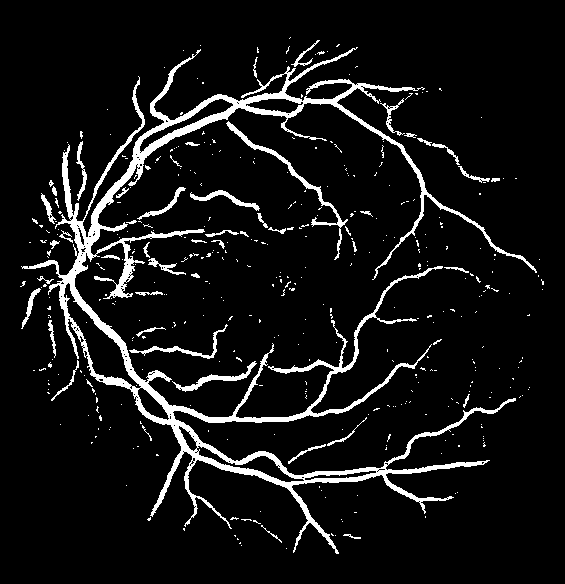
#> input picture test/1.png, 565 x 584 px, given as the content of the folder D:/Data sets/DRIVE/test/images, which was not available
$ jupyter execute --allow-errors 'Classifier on The Test Image.ipynb'   (older library calls are emulated)   (text cells are left out)
#> lines starting #> are read from the running program, lines starting #| are printed output that depends on the picture; after the words box and inside, x2 and y2 are one past the last pixel; in counts of white or black regions, pixels touching at a corner belong together; pictures that were not available may be replaced by others from this repository, and a replacement may not be noted
#> further down, img is the input picture: shape (584, 565, 3); 7.8% white; 411 white regions (363 under 20 px), largest, box (x1, y1, x2, y2) and area: (21, 47, 537, 554) 19423, (226, 121, 348, 260) 856, (172, 361, 257, 392) 430
#> `tdf,img2 = originalImg(img,tdf)`: tdf = table of 329960 rows and 1 columns
[cell 1]
import numpy as np
import cv2
import pandas as pd

[cell 2]
from matplotlib import pyplot as plt
import os

[cell 3]
from skimage.filters import roberts, sobel, scharr, prewitt
from scipy import ndimage as nd

[cell 4]
import gif2numpy

[cell 5]
import pickle

[cell 6]
def originalImg(img,df):
    img2 = img.reshape(-1)
    df['Original_Image'] = img2
    return df,img2

[cell 7]
def gaborFilter(img2,df):
    #Generate Gabor features
    num = 1  #To count numbers up in order to give Gabor features a lable in the data frame
    kernels = []
    for theta in range(2):   #Define number of thetas
        theta = theta / 4. * np.pi
        for sigma in (1, 3):  #Sigma with 1 and 3
            for lamda in np.arange(0, np.pi, np.pi / 4):   #Range of wavelengths
                for gamma in (0.05, 0.5):   #Gamma values of 0.05 and 0.5


                    gabor_label = 'Gabor' + str(num)  #Label Gabor columns as Gabor1, Gabor2, etc.
                    # print(gabor_label)
                    ksize=5
                    kernel = cv2.getGaborKernel((ksize, ksize), sigma, theta, lamda, gamma, 0, ktype=cv2.CV_32F)
                    kernels.append(kernel)
                    #Now filter the image and add values to a new column
                    fimg = cv2.filter2D(img2, cv2.CV_8UC3, kernel)
                    filtered_img = fimg.reshape(-1)
                    df[gabor_label] = filtered_img  #Labels columns as Gabor1, Gabor2, etc.
                    #print(gabor_label, ': theta=', theta, ': sigma=', sigma, ': lamda=', lamda, ': gamma=', gamma)
                    num += 1  #Increment for gabor column label
    return df

[cell 8]
def cannyEdge(df,img):
    #CANNY EDGE
    edges = cv2.Canny(img, 100,200)   #Image, min and max values
    edges1 = edges.reshape(-1)
    df['Canny_Edge'] = edges1 #Add column to original dataframe
    return df

[cell 9]
def the4edgeDetectors(df,img):
    edge_roberts = roberts(img)
    edge_roberts1 = edge_roberts.reshape(-1)
    df['Roberts'] = edge_roberts1

    #SOBEL
    edge_sobel = sobel(img)
    edge_sobel1 = edge_sobel.reshape(-1)
    df['Sobel'] = edge_sobel1

    #SCHARR
    edge_scharr = scharr(img)
    edge_scharr1 = edge_scharr.reshape(-1)
    df['Scharr'] = edge_scharr1

    #PREWITT
    edge_prewitt = prewitt(img)
    edge_prewitt1 = edge_prewitt.reshape(-1)
    df['Prewitt'] = edge_prewitt1

    return df

[cell 10]
def gmv(df,img):
    #GAUSSIAN with sigma=3

    gaussian_img = nd.gaussian_filter(img, sigma=3)
    gaussian_img1 = gaussian_img.reshape(-1)
    df['Gaussian s3'] = gaussian_img1

    #GAUSSIAN with sigma=7
    gaussian_img2 = nd.gaussian_filter(img, sigma=7)
    gaussian_img3 = gaussian_img2.reshape(-1)
    df['Gaussian s7'] = gaussian_img3

    #MEDIAN with sigma=3
    median_img = nd.median_filter(img, size=3)
    median_img1 = median_img.reshape(-1)
    df['Median s3'] = median_img1

    #VARIANCE with size=3
    variance_img = nd.generic_filter(img, np.var, size=3)
    variance_img1 = variance_img.reshape(-1)
    df['Variance s3'] = variance_img1  #Add column to original dataframe
    return df

[cell 11]
def gtImageDis(gt_path):
    frames, exts, image_specs = gif2numpy.convert(gt_path)
    frames = np.array(frames)
    labeled_img = frames.reshape(584, 565,3)
    labeled_img_dis = cv2.cvtColor(labeled_img, cv2.COLOR_BGR2GRAY)

    thresh = 0

    binary =  labeled_img_dis > thresh

    return binary

[cell 12]
filename = "xgboostTop15"
#> (the rest of this cell did not finish here and is left out)

[cell 13]
# Next time change th path format
test_path = "D:\\Data sets\\DRIVE\\test"
test_ids = next(os.walk(test_path + "\\images"))[2]

[cell 14]
test_ids

[cell 15]
from tqdm import tqdm

#> (a cell that did not finish here is left out)

#> after the loop in gaborFilter, `for theta in range(2):`: kernels = 32 items; num = 33
#> `tdf = gaborFilter(img2,tdf)`: tdf = table of 329960 rows and 34 columns

    tdf = cannyEdge(tdf,img)
#> in cannyEdge, `edges = cv2.Canny(img, 100,200)`:
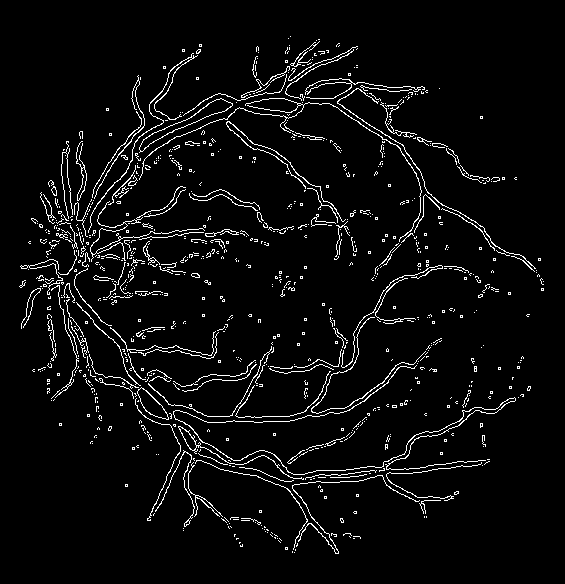
#> edges: shape (584, 565); 4.6% white in thin lines or dots, all inside (x1, y1, x2, y2) = (19, 36, 544, 554)
#> `tdf = cannyEdge(tdf,img)`: tdf = table of 329960 rows and 35 columns

    tdf = the4edgeDetectors(tdf,img)
#> in the4edgeDetectors, `edge_roberts = roberts(img)`:
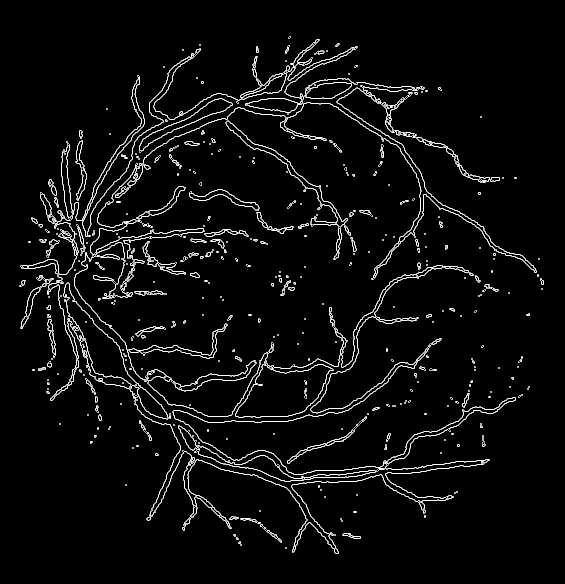
#> edge_roberts: shape (584, 565) float64; min 0, max 1, mean 0.0503
#> in the4edgeDetectors, `edge_sobel = sobel(img)`:
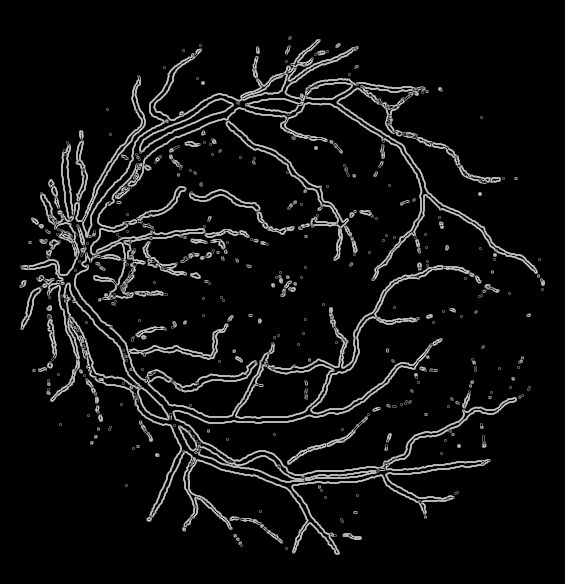
#> edge_sobel: shape (584, 565) float64; min 0, max 0.791, mean 0.0612
#> `tdf = the4edgeDetectors(tdf,img)`: tdf = table of 329960 rows and 39 columns

    tdf = gmv(tdf,img)
#> in gmv, `gaussian_img = nd.gaussian_filter(img, sigma=3)`:
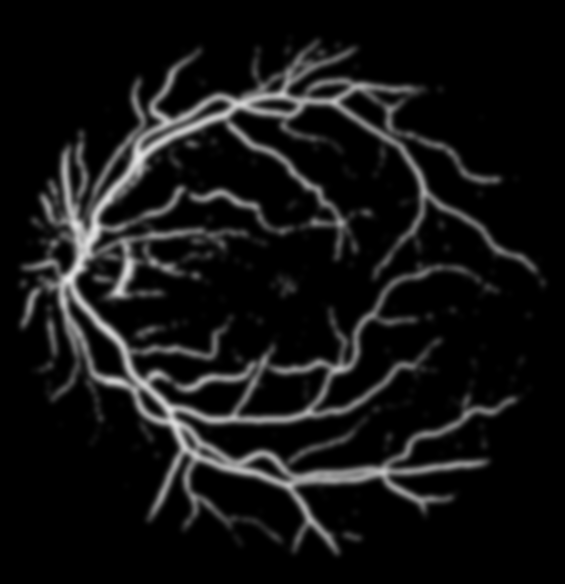
#> gaussian_img: shape (584, 565); min 0, max 233, mean 19.5
#> in gmv, `gaussian_img2 = nd.gaussian_filter(img, sigma=7)`:
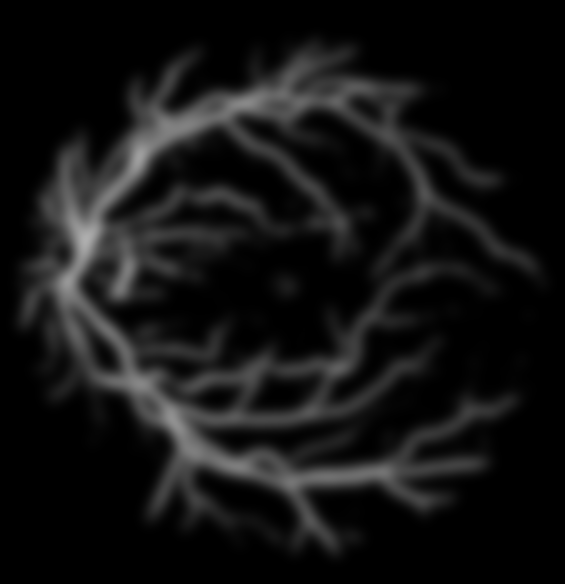
#> gaussian_img2: shape (584, 565); min 0, max 174, mean 19.4
#> in gmv, `median_img = nd.median_filter(img, size=3)`:
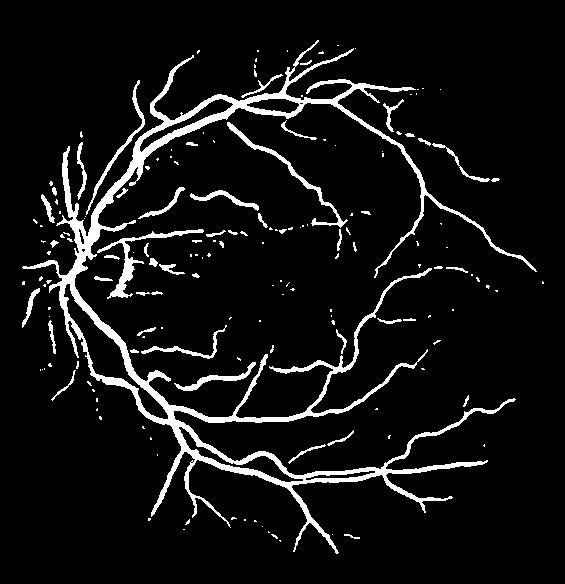
#> median_img: shape (584, 565); 7.5% white; 170 white regions (117 under 20 px), largest, box (x1, y1, x2, y2) and area: (22, 40, 537, 554) 17619, (97, 229, 204, 299) 910, (227, 122, 348, 228) 776
#> in gmv, `variance_img = nd.generic_filter(img, np.var, size=3)`:
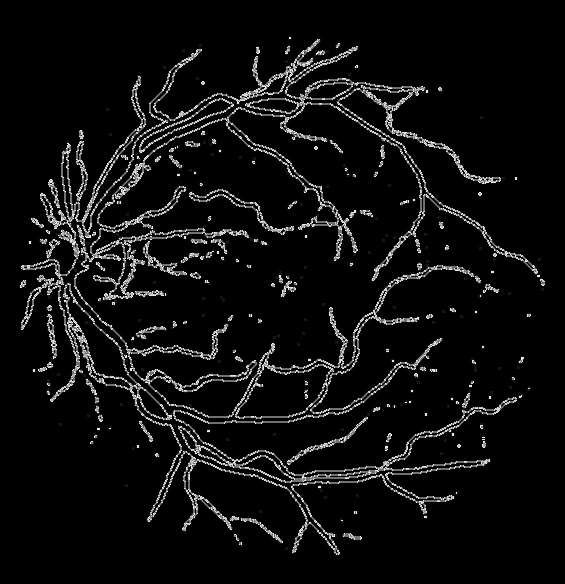
#> variance_img: shape (584, 565); min 0, max 230, mean 14.4
#> `tdf = gmv(tdf,img)`: tdf = table of 329960 rows and 43 columns
#> `x = tdf.drop(labels = ["Image_Name"], axis=1)`: x = table of 329960 rows and 42 columns


    x = tdf.drop(labels = ["Image_Name"], axis=1)

    prediction_test = xg_cl.predict(x)
    result = prediction_test.reshape((584, 565))


    fig, axes = plt.subplots(1, 3, figsize=(20, 20))
    ax = axes.ravel()
    ax[0].set_title("Original Image")
    ax[0].imshow(img_rgb, cmap = 'gray')
    ax[1].set_title("Green Channel")
    ax[1].imshow(img, cmap = 'gray')
    ax[2].set_title("Result")
    ax[2].imshow(result, cmap = 'gray')
    print(type(result))
    filename = str(_id + 1) + ".png"
#     cv2.imwrite(filename, result)


    plt.show()

$ run again, on test/13.png
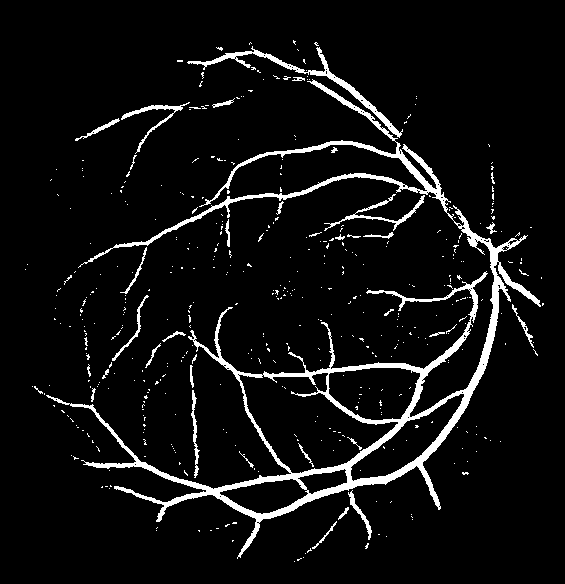
#> input picture test/13.png, 565 x 584 px, given as the content of the folder D:/Data sets/DRIVE/test/images, which was not available
#> img is the input picture: shape (584, 565, 3); 6.3% white; 463 white regions (427 under 20 px), largest, box (x1, y1, x2, y2) and area: (46, 79, 541, 559) 14877, (187, 46, 403, 138) 1310, (324, 194, 425, 231) 474
#> `tdf,img2 = originalImg(img,tdf)`: tdf = table of 329960 rows and 1 columns
#> after the loop in gaborFilter, `for theta in range(2):`: kernels = 32 items; num = 33
#> `tdf = gaborFilter(img2,tdf)`: tdf = table of 329960 rows and 34 columns
#> in cannyEdge, `edges = cv2.Canny(img, 100,200)`:
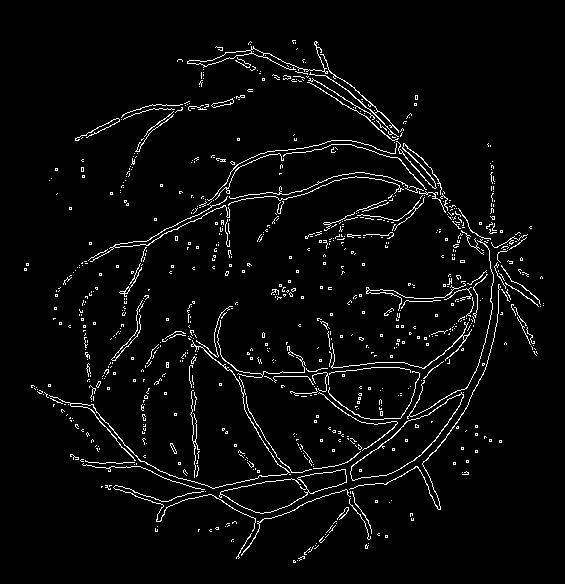
#> edges: shape (584, 565); 3.8% white in thin lines or dots, all inside (x1, y1, x2, y2) = (24, 40, 544, 563)
#> `tdf = cannyEdge(tdf,img)`: tdf = table of 329960 rows and 35 columns
#> `tdf = the4edgeDetectors(tdf,img)`: tdf = table of 329960 rows and 39 columns
#> median_img: shape (584, 565); 5.9% white; 153 white regions (114 under 20 px), largest, box (x1, y1, x2, y2) and area: (47, 210, 526, 557) 10377, (114, 140, 447, 248) 3244, (307, 47, 402, 138) 746
#> in gmv, `variance_img = nd.generic_filter(img, np.var, size=3)`:
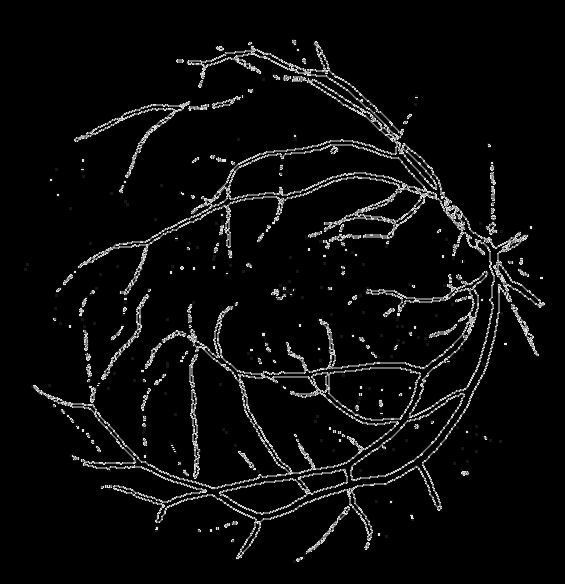
#> variance_img: shape (584, 565); min 0, max 230, mean 11.6
#> `tdf = gmv(tdf,img)`: tdf = table of 329960 rows and 43 columns
#> x = table of 329960 rows and 42 columns

$ run again, on test/14.png
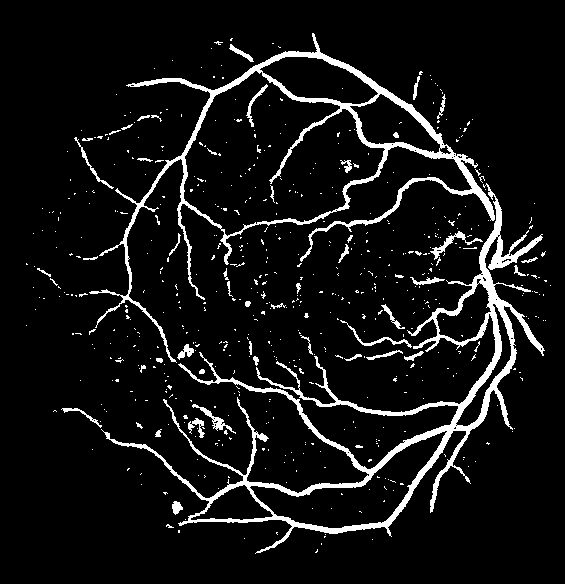
#> input picture test/14.png, 565 x 584 px, given as the content of the folder D:/Data sets/DRIVE/test/images, which was not available
#> img is the input picture: shape (584, 565, 3); 7.6% white; 594 white regions (543 under 20 px), largest, box (x1, y1, x2, y2) and area: (101, 183, 545, 554) 11813, (89, 33, 495, 363) 8016, (430, 231, 483, 260) 267
#> `tdf,img2 = originalImg(img,tdf)`: tdf = table of 329960 rows and 1 columns
#> after the loop in gaborFilter, `for theta in range(2):`: kernels = 32 items; num = 33
#> `tdf = gaborFilter(img2,tdf)`: tdf = table of 329960 rows and 34 columns
#> in cannyEdge, `edges = cv2.Canny(img, 100,200)`:
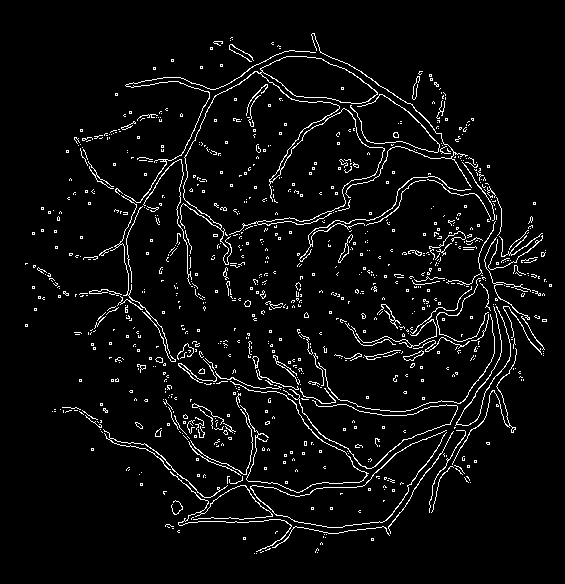
#> edges: shape (584, 565); 4.7% white in thin lines or dots, all inside (x1, y1, x2, y2) = (25, 33, 552, 554)
#> `tdf = cannyEdge(tdf,img)`: tdf = table of 329960 rows and 35 columns
#> `tdf = the4edgeDetectors(tdf,img)`: tdf = table of 329960 rows and 39 columns
#> median_img: shape (584, 565); 7.1% white; 184 white regions (130 under 20 px), largest, box (x1, y1, x2, y2) and area: (97, 33, 544, 553) 19191, (431, 231, 465, 264) 236, (192, 404, 233, 432) 233
#> in gmv, `variance_img = nd.generic_filter(img, np.var, size=3)`:
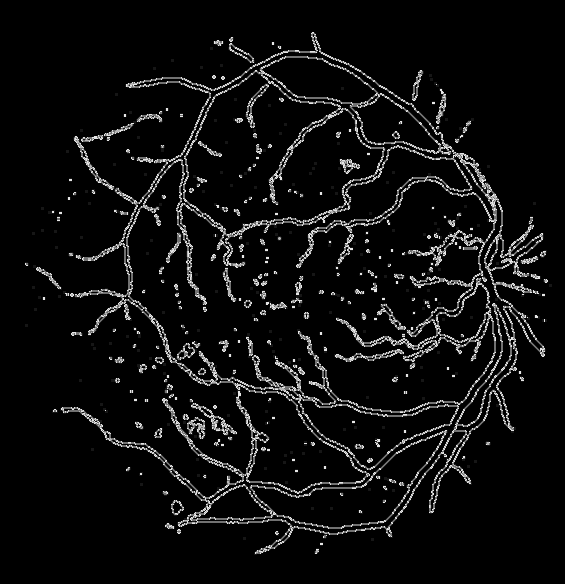
#> variance_img: shape (584, 565); min 0, max 230, mean 14.3
#> `tdf = gmv(tdf,img)`: tdf = table of 329960 rows and 43 columns
#> x = table of 329960 rows and 42 columns

$ run again, on test/15.png
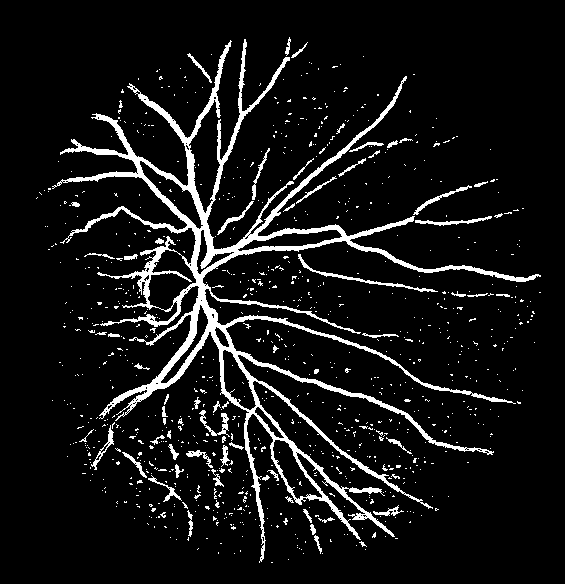
#> input picture test/15.png, 565 x 584 px, given as the content of the folder D:/Data sets/DRIVE/test/images, which was not available
#> img is the input picture: shape (584, 565, 3); 8.2% white; 926 white regions (861 under 20 px), largest, box (x1, y1, x2, y2) and area: (52, 39, 541, 563) 19927, (298, 254, 438, 292) 404, (415, 216, 492, 226) 231
#> `tdf,img2 = originalImg(img,tdf)`: tdf = table of 329960 rows and 1 columns
#> after the loop in gaborFilter, `for theta in range(2):`: kernels = 32 items; num = 33
#> `tdf = gaborFilter(img2,tdf)`: tdf = table of 329960 rows and 34 columns
#> edges: shape (584, 565); 5.7% white in thin lines or dots, all inside (x1, y1, x2, y2) = (35, 36, 541, 564)
#> `tdf = cannyEdge(tdf,img)`: tdf = table of 329960 rows and 35 columns
#> `tdf = the4edgeDetectors(tdf,img)`: tdf = table of 329960 rows and 39 columns
#> median_img: shape (584, 565); 7.5% white; 249 white regions (184 under 20 px), largest, box (x1, y1, x2, y2) and area: (53, 40, 540, 562) 18697, (122, 236, 191, 309) 811, (298, 254, 435, 292) 396
#> in gmv, `variance_img = nd.generic_filter(img, np.var, size=3)`:
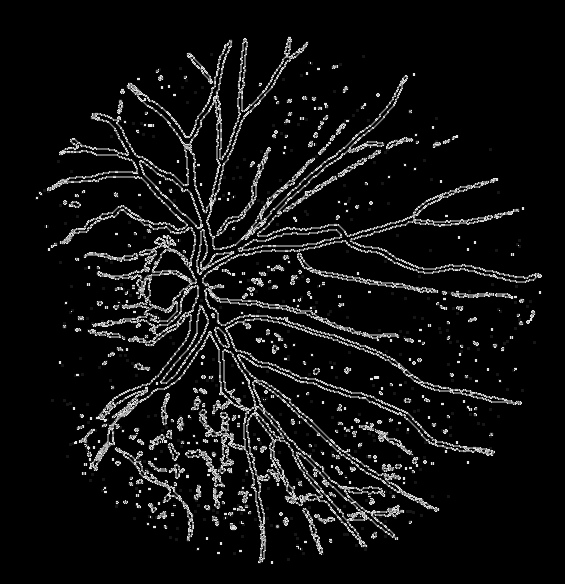
#> variance_img: shape (584, 565); min 0, max 230, mean 16.9
#> `tdf = gmv(tdf,img)`: tdf = table of 329960 rows and 43 columns
#> x = table of 329960 rows and 42 columns
